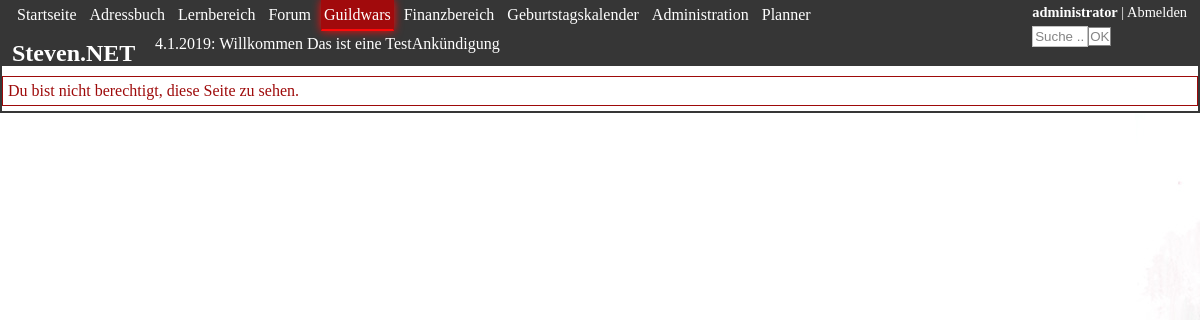
Screenshot of /guildwars/statistik.php (signed in) with the database file from the repository.
### tables this page shows
CREATE TABLE `uebersicht_kacheln` (
  `id` int(11) NOT NULL,
  `timestamp` timestamp NOT NULL DEFAULT CURRENT_TIMESTAMP ON UPDATE CURRENT_TIMESTAMP,
  `name` varchar(250) NOT NULL COMMENT 'Name der Kachel',
  `link` varchar(250) NOT NULL COMMENT 'Link zur Startseite der Kachel',
  `beschreibung` varchar(250) NOT NULL COMMENT 'Beschreibung der Kachel',
  `sortierung` int(11) NOT NULL COMMENT 'Sortierung',
  `active` tinyint(4) DEFAULT NULL COMMENT 'Kachel aktiviert',
  `cssID` varchar(250) NOT NULL,
  `rightID` int(11) NOT NULL
);

CREATE TABLE `docu` (
  `id` int(11) NOT NULL COMMENT 'Primary Key',
  `timestamp` timestamp NOT NULL DEFAULT CURRENT_TIMESTAMP COMMENT 'Erstellungsdatum des Eintrags',
  `text` text NOT NULL COMMENT 'Text des Eintrags',
  `autor` int(11) NOT NULL
);

### includes/objekt/mysql.class.php (called while the page is built, shortened)
<?php
class Sql
{
    function connectToDBNewWay()
    {
        try {
            $dbname = $this->getDBName();
            $db = new PDO(
                "mysql:host=localhost;dbname=$dbname", "62_flathacksql1", "12141214", array(PDO::MYSQL_ATTR_INIT_COMMAND => "SET NAMES utf8")
            );
        } catch (Exception $e) {
            $css = '<link href="/flatnet2/css/error.css" type="text/css" rel="stylesheet" />';
            $errorText = "<p class='info'>Datenbank Error</p>";
            $bild = "<img src='/flatnet2/images/fehler/grund.PNG' name='' alt='DatenbankError'>";
            $errorBeschreibung = "<p>Quggan traurig, Quaggan kann die Datenbank nicht finden, nur Errors.</p>";
            die(
                "<body><div><div class='wrapper'>"
                . $css
                . $errorText
                . $bild
                . $errorBeschreibung
                . "</div></div></body></html>"
            );
        }
        return $db;
    }
    function getDBName()
    {
        $name = "62_flathacksql1";
        return $name;
    }
    function getObjektInfo(string $query)
    {
        $db = $this->connectToDBNewWay();
        $stmt = $db->query($query);
        $results = $stmt->fetchAll(PDO::FETCH_OBJ);
        return $results;
    }
    function sqlselect(string $query)
    {
        $results = $this->getObjektInfo($query);
        return $results;
    }
}
?>

### includes/objekt/functions.class.php (the view, shortened to what this page needs)
<?php
require 'mysql.class.php';
class Functions extends Sql
{
    public function getUserID($username)
    {
        $userInfo = $this->sqlselect("SELECT id, Name FROM benutzer WHERE Name = '$username' LIMIT 1");
        if (isset($userInfo[0]->id)) {
            $userID = $userInfo[0]->id;
        } else {
            $userID = 0;
        }
        return $userID;
    }
    public function pruefung($benoetigt)
    {
        $user = $_SESSION['username'];
        $rightFromCurrentUser = "SELECT rights, titel FROM benutzer WHERE Name = '$user'";
        $row = $this->sqlselect($rightFromCurrentUser);
        $benutzerrechte = $row[0]->rights;
        $rechte = array();
        $selectAnzahl = "SELECT count(*) as anzahl FROM userrights";
        $menge = $this->sqlselect($selectAnzahl);
        for ($i = $menge[0]->anzahl; $i >= 0; $i--) {
            $wert = pow(2, $i);
            if ($benutzerrechte >= $wert) {
                $rechte[] = $wert;
                $benutzerrechte -= $wert;
            }
        }
        if (in_array($benoetigt, $rechte)) {
            return true;
        } else {
            if (isset($row[0]->titel) and $row[0]->titel == "Super User") {
                return true;
            } else {
                echo "<p class='meldung'>Du bist nicht berechtigt, diese Seite zu sehen.</p>";
                exit;
            }
        }
    }
    public function userHasRight($id, $user)
    {
        if ($user == 0) {
            $user = $this->getUserID($_SESSION['username']);
        }
        $query = "SELECT besitzer, right_id FROM rights WHERE besitzer = $user AND right_id = $id LIMIT 1";
        $userHasRight = $this->sqlselect($query);
        if (isset($userHasRight[0]->besitzer) and isset($userHasRight[0]->right_id)) {
            if ($userHasRight[0]->besitzer == $user and $userHasRight[0]->right_id == $id) {
                return true;
            } else {
                return false;
            }
        } else {
            return false;
        }
    }
    public function header()
    {
        echo '<link href="/flatnet2/css/style.css" type="text/css" rel="stylesheet" />';
        echo "<header class='header'>";
        echo "<div class='userInfo'>";
        if (isset($_SESSION["username"])) {
            echo "<p><strong><a href='/flatnet2/usermanager/usermanager.php'>" . $_SESSION['username'] . "</a></strong> | ";
            echo "<a href='/flatnet2/includes/logout.php'> Abmelden </a></p>";
        }
        echo "<div class='suche'>";
        echo "<form method='get'>";
        echo "<input type=text name='suche' value='' placeholder='Suche ...' id='suche' />";
        echo "<input type=submit value='OK' />";
        echo "</form>";
        echo "</div>";
        echo "</div>";
        $this->showNaviLinks();
        echo "
        <div id='ueberschrift'>
        <h1><a href='/flatnet2/uebersicht.php'>Steven.NET</a></h1>
        </div>";
        $this->ankuendigung();
        echo "</header>";
    }
    public function showNaviLinks()
    {
        echo "<ul id='navigation'>";
        $kacheln = $this->sqlselect("SELECT * FROM uebersicht_kacheln WHERE active=1 ORDER BY sortierung");
        if ($this->userHasRight(7, 0) == "true") {
            echo "<li>	<a href='/flatnet2/uebersicht.php' id='uebersicht'>Startseite</a></li>";
        }
        for ($i = 0; $i < sizeof($kacheln); $i++) {
            if ($this->userHasRight($kacheln[$i]->rightID, 0) == true) {
                echo "<li>";
                echo "<a id='" . $kacheln[$i]->cssID . "' href='" . $kacheln[$i]->link . "'>" . $kacheln[$i]->name . "</a>";
                echo "</li>";
            }
        }
        echo "</ul>";
    }
    public function ankuendigung()
    {
        if ($this->userHasRight(24, 0) == true) {
            echo "<div class='InfoCenter'>";
            $docuInfo = $this->sqlselect("SELECT *, month(timestamp) AS monat, day(timestamp) AS tag, year(timestamp) AS jahr FROM docu ORDER BY timestamp DESC LIMIT 1");
            if (isset($docuInfo[0]->text)) {
                echo "<a href='/flatnet2/informationen/hilfe.php'>" . $docuInfo[0]->tag . "." . $docuInfo[0]->monat . "." . $docuInfo[0]->jahr . "</a>: " . strip_tags(substr($docuInfo[0]->text, 0, 80));
            }
            echo "</div>";
        }
    }
}

### css/style.css (style rules this page uses)
html { overflow: scroll; }
* { padding: 0px; margin: 0px; }
p { padding-bottom: 5px; font-size: 1em; }
h1 { font-size: 1.5em; padding-top: 5px; padding-bottom: 15px; color: #3f3f3f; }
a { color: #000095; text-decoration: none; font-size: 1em; }
li { margin-left: 28px; }
.header { padding: 10px; border-bottom: 5px solid white; background-color: #2e2e2e; color: black; }
.suche input[type=submit] { padding: 1px; border: 1px solid gray; color: gray; }
.suche input[type=text] { padding: 2px; width: 50px; }
.userInfo { max-width: 20%; float: right; border: 1px solid transparent; margin-top: -17px; max-height: 100px; overflow: hidden; padding-top: 10px; color: white; font-size: 0.9em; }
.userInfo a, .userInfo p { color: white; }
.header #ueberschrift { margin-top: 4px; }
.header #ueberschrift a { color: white; }
.header #navigation li { display: inline; margin: 2px; }
.header #navigation { margin-top: -10px; }
.header #navigation li a:link, .header #navigation li a:visited { padding: 5px 2px 5px 2px; margin-top: 0px; margin-right: 3px; display: inline-block; border: 1px solid transparent; text-align: center; color: white; -webkit-transition: all 0.4s ease-in-out; -moz-transition: all 0.4s ease-in-out; -ms-transition: all 0.4s ease-in-out; -o-transition: all 0.4s ease-in-out; transition: all 0.4s ease-in-out; text-decoration: none; }
#uebersicht #uebersicht, #guildwars #guildwars, #forum #forum, #profil #profil, #adressbuch #adressbuch, #learner #learner, #toyota #toyota, #planner #planner, #gebkalender #gebkalender, #informationen #dokumentation, #kontakt #kontakt, #administration #administration, #kontakt2 #kontakt, #doku #doku, #quellen #quellen, #finanzen #finanzen, #impressum #impressum { border-bottom: 2px solid rgb(253, 0, 0); background-color: #9e0003; box-shadow: 0px 0px 10px rgb(255, 0, 0); color: white; -webkit-transition: all 0.4s ease-in-out; -moz-transition: all 0.4s ease-in-out; -ms-transition: all 0.4s ease-in-out; -o-transition: all 0.4s ease-in-out; transition: all 0.4s ease-in-out; }
input[type=submit] { -webkit-transition: all 0.3s ease-in-out; -moz-transition: all 0.3s ease-in-out; -ms-transition: all 0.3s ease-in-out; -o-transition: all 0.3s ease-in-out; transition: all 0.3s ease-in-out; background: white; padding: 4px 12px 4px 12px; border: 1px solid #3366FF; cursor: pointer; color: #3366FF; }
input[type=text], input[type=number] { padding: 5px; border: 1px solid #c0c0c0; background: white; }
.InfoCenter, .InfoCenter a, .InfoCenter a:hover, .InfoCenter a:visited, .InfoCenter a:visited:hover { color: white; }
.InfoCenter { padding: 2px; margin-top: -50px; margin-left: 140px; border: 1px solid transparent; overflow: hidden; max-height: 50px; }
.meldung { color: #9b0000; padding: 5px; border: 1px solid #9b0000; background: white; margin-top: 5px; margin-bottom: 5px; display: inline-block; width: 99%; }

### rows the page displays
uebersicht_kacheln: name "Adressbuch"
uebersicht_kacheln: name "Lernbereich"
uebersicht_kacheln: name "Forum"
uebersicht_kacheln: name "Guildwars"
uebersicht_kacheln: name "Finanzbereich"
uebersicht_kacheln: name "Geburtstagskalender"
uebersicht_kacheln: name "Administration"
uebersicht_kacheln: name "Planner"
docu: text "Willkommen Das ist eine TestAnkündigung"

### other values shown
$_SESSION['username'] "administrator"
$docuInfo[0]->tag "4"
$docuInfo[0]->monat "1"
$docuInfo[0]->jahr "2019"
